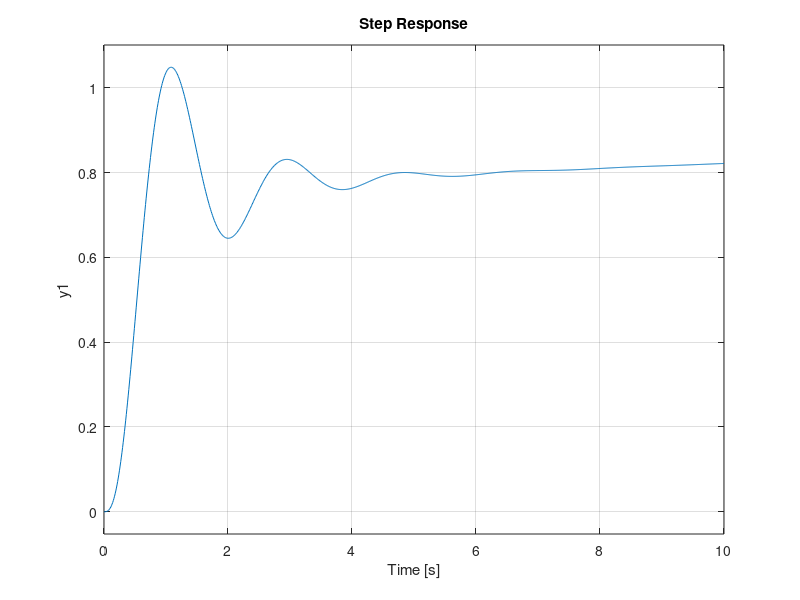

The MATLAB script that drew this image:
s= tf('s');
Ku=12.5;
Tu= 2.85;
Ti= Tu/2 ;
Td = Tu/8 ;
Kp = 0.6*Ku;       % 7.5
Ki=0.3;             % Ki= 5.26
Kd=6.5;         %kd=2.67
G= 10/((s+1)*(s+2)*(s+3)*(s+4));
C =pid(Kp,Ki,Kd);
T = feedback(C*G,1)
t = 0:0.01:10;
step(T,t)
